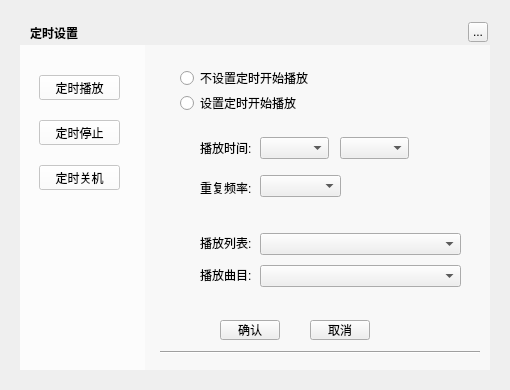
<?xml version="1.0" encoding="UTF-8"?>
<ui version="4.0">
 <class>MusicTimerWidget</class>
 <widget class="QWidget" name="MusicTimerWidget">
  <property name="geometry">
   <rect>
    <x>0</x>
    <y>0</y>
    <width>510</width>
    <height>390</height>
   </rect>
  </property>
  <property name="windowTitle">
   <string>MusicTimerWidget</string>
  </property>
  <property name="styleSheet">
   <string notr="true"/>
  </property>
  <widget class="QLabel" name="background">
   <property name="geometry">
    <rect>
     <x>20</x>
     <y>20</y>
     <width>470</width>
     <height>350</height>
    </rect>
   </property>
   <property name="text">
    <string/>
   </property>
  </widget>
  <widget class="QLabel" name="topTitleName">
   <property name="geometry">
    <rect>
     <x>30</x>
     <y>20</y>
     <width>61</width>
     <height>25</height>
    </rect>
   </property>
   <property name="styleSheet">
    <string notr="true">color:&quot;#FFFFFF&quot;;font-weight:bold</string>
   </property>
   <property name="text">
    <string>定时设置</string>
   </property>
  </widget>
  <widget class="QToolButton" name="topTitleCloseButton">
   <property name="geometry">
    <rect>
     <x>468</x>
     <y>22</y>
     <width>20</width>
     <height>20</height>
    </rect>
   </property>
   <property name="text">
    <string>...</string>
   </property>
  </widget>
  <widget class="QStackedWidget" name="stackedWidget">
   <property name="geometry">
    <rect>
     <x>160</x>
     <y>45</y>
     <width>321</width>
     <height>261</height>
    </rect>
   </property>
   <property name="currentIndex">
    <number>0</number>
   </property>
   <widget class="QWidget" name="first">
    <widget class="QRadioButton" name="noSetRadioButton1">
     <property name="geometry">
      <rect>
       <x>20</x>
       <y>25</y>
       <width>141</width>
       <height>16</height>
      </rect>
     </property>
     <property name="text">
      <string>不设置定时开始播放</string>
     </property>
    </widget>
    <widget class="QRadioButton" name="setRadioButton1">
     <property name="geometry">
      <rect>
       <x>20</x>
       <y>50</y>
       <width>131</width>
       <height>16</height>
      </rect>
     </property>
     <property name="text">
      <string>设置定时开始播放</string>
     </property>
    </widget>
    <widget class="QComboBox" name="hourComboBox1">
     <property name="geometry">
      <rect>
       <x>100</x>
       <y>92</y>
       <width>69</width>
       <height>22</height>
      </rect>
     </property>
    </widget>
    <widget class="QComboBox" name="secComboBox1">
     <property name="geometry">
      <rect>
       <x>180</x>
       <y>92</y>
       <width>69</width>
       <height>22</height>
      </rect>
     </property>
    </widget>
    <widget class="QComboBox" name="repeatComboBox1">
     <property name="geometry">
      <rect>
       <x>100</x>
       <y>130</y>
       <width>81</width>
       <height>22</height>
      </rect>
     </property>
    </widget>
    <widget class="QLabel" name="label">
     <property name="geometry">
      <rect>
       <x>40</x>
       <y>95</y>
       <width>51</width>
       <height>16</height>
      </rect>
     </property>
     <property name="text">
      <string>播放时间:</string>
     </property>
    </widget>
    <widget class="QLabel" name="label_2">
     <property name="geometry">
      <rect>
       <x>40</x>
       <y>135</y>
       <width>51</width>
       <height>16</height>
      </rect>
     </property>
     <property name="text">
      <string>重复频率:</string>
     </property>
    </widget>
    <widget class="QLabel" name="label_3">
     <property name="geometry">
      <rect>
       <x>40</x>
       <y>190</y>
       <width>51</width>
       <height>16</height>
      </rect>
     </property>
     <property name="text">
      <string>播放列表:</string>
     </property>
    </widget>
    <widget class="QLabel" name="label_4">
     <property name="geometry">
      <rect>
       <x>40</x>
       <y>222</y>
       <width>51</width>
       <height>16</height>
      </rect>
     </property>
     <property name="text">
      <string>播放曲目:</string>
     </property>
    </widget>
    <widget class="QComboBox" name="plistComboBox">
     <property name="geometry">
      <rect>
       <x>100</x>
       <y>188</y>
       <width>201</width>
       <height>22</height>
      </rect>
     </property>
    </widget>
    <widget class="QComboBox" name="psongComboBox">
     <property name="geometry">
      <rect>
       <x>100</x>
       <y>220</y>
       <width>201</width>
       <height>22</height>
      </rect>
     </property>
    </widget>
   </widget>
   <widget class="QWidget" name="second">
    <widget class="QRadioButton" name="noSetRadioButton2">
     <property name="geometry">
      <rect>
       <x>20</x>
       <y>25</y>
       <width>141</width>
       <height>16</height>
      </rect>
     </property>
     <property name="text">
      <string>不设置定时停止播放</string>
     </property>
    </widget>
    <widget class="QRadioButton" name="setRadioButton2">
     <property name="geometry">
      <rect>
       <x>20</x>
       <y>50</y>
       <width>131</width>
       <height>16</height>
      </rect>
     </property>
     <property name="text">
      <string>设置定时停止播放</string>
     </property>
    </widget>
    <widget class="QComboBox" name="hourComboBox2">
     <property name="geometry">
      <rect>
       <x>100</x>
       <y>92</y>
       <width>69</width>
       <height>22</height>
      </rect>
     </property>
    </widget>
    <widget class="QComboBox" name="secComboBox2">
     <property name="geometry">
      <rect>
       <x>180</x>
       <y>92</y>
       <width>69</width>
       <height>22</height>
      </rect>
     </property>
    </widget>
    <widget class="QComboBox" name="repeatComboBox2">
     <property name="geometry">
      <rect>
       <x>100</x>
       <y>130</y>
       <width>81</width>
       <height>22</height>
      </rect>
     </property>
    </widget>
    <widget class="QLabel" name="label">
     <property name="geometry">
      <rect>
       <x>40</x>
       <y>95</y>
       <width>51</width>
       <height>16</height>
      </rect>
     </property>
     <property name="text">
      <string>停止时间:</string>
     </property>
    </widget>
    <widget class="QLabel" name="label_2">
     <property name="geometry">
      <rect>
       <x>40</x>
       <y>135</y>
       <width>51</width>
       <height>16</height>
      </rect>
     </property>
     <property name="text">
      <string>重复频率:</string>
     </property>
    </widget>
   </widget>
   <widget class="QWidget" name="third">
    <widget class="QRadioButton" name="noSetRadioButton3">
     <property name="geometry">
      <rect>
       <x>20</x>
       <y>25</y>
       <width>141</width>
       <height>16</height>
      </rect>
     </property>
     <property name="text">
      <string>不设置定时关机</string>
     </property>
    </widget>
    <widget class="QRadioButton" name="setRadioButton3">
     <property name="geometry">
      <rect>
       <x>20</x>
       <y>50</y>
       <width>131</width>
       <height>16</height>
      </rect>
     </property>
     <property name="text">
      <string>设置定时关机</string>
     </property>
    </widget>
    <widget class="QComboBox" name="hourComboBox3">
     <property name="geometry">
      <rect>
       <x>100</x>
       <y>92</y>
       <width>69</width>
       <height>22</height>
      </rect>
     </property>
    </widget>
    <widget class="QComboBox" name="secComboBox3">
     <property name="geometry">
      <rect>
       <x>180</x>
       <y>92</y>
       <width>69</width>
       <height>22</height>
      </rect>
     </property>
    </widget>
    <widget class="QComboBox" name="repeatComboBox3">
     <property name="geometry">
      <rect>
       <x>100</x>
       <y>130</y>
       <width>81</width>
       <height>22</height>
      </rect>
     </property>
    </widget>
    <widget class="QLabel" name="label">
     <property name="geometry">
      <rect>
       <x>40</x>
       <y>95</y>
       <width>51</width>
       <height>16</height>
      </rect>
     </property>
     <property name="text">
      <string>关机时间:</string>
     </property>
    </widget>
    <widget class="QLabel" name="label_2">
     <property name="geometry">
      <rect>
       <x>40</x>
       <y>135</y>
       <width>51</width>
       <height>16</height>
      </rect>
     </property>
     <property name="text">
      <string>重复频率:</string>
     </property>
    </widget>
   </widget>
  </widget>
  <widget class="QWidget" name="backgroundMask1" native="true">
   <property name="geometry">
    <rect>
     <x>20</x>
     <y>45</y>
     <width>125</width>
     <height>325</height>
    </rect>
   </property>
   <property name="styleSheet">
    <string notr="true">background:rgba(255,255,255,200)</string>
   </property>
   <widget class="QPushButton" name="timerToPlay">
    <property name="geometry">
     <rect>
      <x>19</x>
      <y>30</y>
      <width>81</width>
      <height>25</height>
     </rect>
    </property>
    <property name="text">
     <string>定时播放</string>
    </property>
   </widget>
   <widget class="QPushButton" name="timerToStop">
    <property name="geometry">
     <rect>
      <x>19</x>
      <y>75</y>
      <width>81</width>
      <height>25</height>
     </rect>
    </property>
    <property name="text">
     <string>定时停止</string>
    </property>
   </widget>
   <widget class="QPushButton" name="timerToShutdown">
    <property name="geometry">
     <rect>
      <x>19</x>
      <y>120</y>
      <width>81</width>
      <height>25</height>
     </rect>
    </property>
    <property name="text">
     <string>定时关机</string>
    </property>
   </widget>
  </widget>
  <widget class="QPushButton" name="confirm">
   <property name="geometry">
    <rect>
     <x>220</x>
     <y>320</y>
     <width>60</width>
     <height>20</height>
    </rect>
   </property>
   <property name="text">
    <string>确认</string>
   </property>
  </widget>
  <widget class="QPushButton" name="cancel">
   <property name="geometry">
    <rect>
     <x>310</x>
     <y>320</y>
     <width>60</width>
     <height>20</height>
    </rect>
   </property>
   <property name="text">
    <string>取消</string>
   </property>
  </widget>
  <widget class="Line" name="line_4">
   <property name="geometry">
    <rect>
     <x>160</x>
     <y>350</y>
     <width>320</width>
     <height>5</height>
    </rect>
   </property>
   <property name="orientation">
    <enum>Qt::Horizontal</enum>
   </property>
  </widget>
  <widget class="QWidget" name="backgroundMask2" native="true">
   <property name="geometry">
    <rect>
     <x>145</x>
     <y>45</y>
     <width>345</width>
     <height>325</height>
    </rect>
   </property>
   <property name="styleSheet">
    <string notr="true">background:rgba(255,255,255,150)</string>
   </property>
  </widget>
  <zorder>background</zorder>
  <zorder>backgroundMask2</zorder>
  <zorder>topTitleName</zorder>
  <zorder>topTitleCloseButton</zorder>
  <zorder>stackedWidget</zorder>
  <zorder>backgroundMask1</zorder>
  <zorder>confirm</zorder>
  <zorder>cancel</zorder>
  <zorder>line_4</zorder>
 </widget>
 <resources/>
 <connections/>
</ui>
